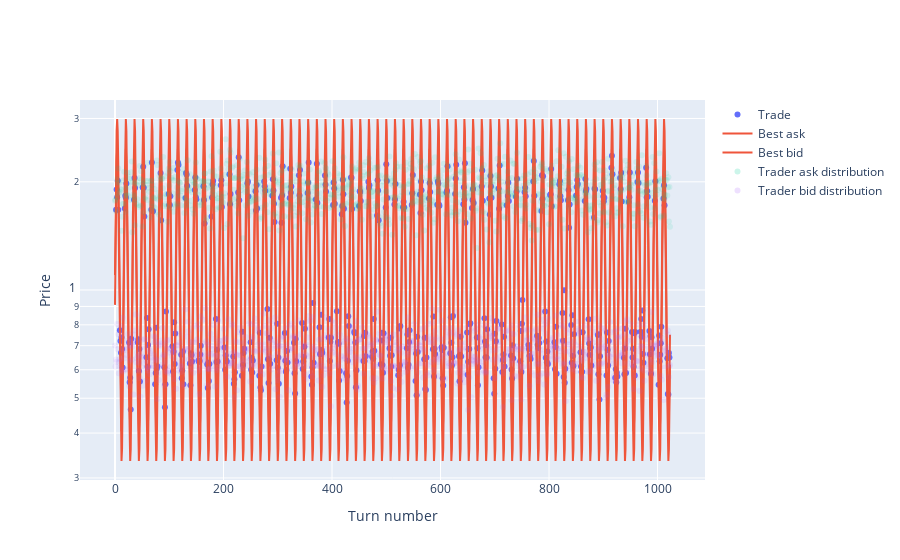

The notebook cell this image was saved under:
### Code cell
trades_plot(turn_results)

### Figure 1 — Plotly figure (JSON) as saved in the notebook; plotly's stock layout.template omitted (floating-point values rounded to 4 significant figures; data arrays with more than 128 entries replaced by an {"elided": "..."} marker saying what was removed)
{"data": [{"marker": {"color": "#636EFA"}, "mode": "markers", "name": "Trade", "type": "scatter", "x": {"elided": "567 int values"}, "y": {"elided": "567 float values"}}, {"marker": {"color": "#EF553B"}, "name": "Best ask", "type": "scatter", "y": {"elided": "1024 float values"}}, {"marker": {"color": "#EF553B"}, "name": "Best bid", "type": "scatter", "y": {"elided": "1024 float values"}}, {"marker": {"color": "#00CC96", "opacity": 0.1}, "mode": "markers", "name": "Trader ask distribution", "type": "scatter", "x": {"elided": "1024 int values"}, "y": {"elided": "1024 float values"}}, {"marker": {"color": "#AB63FA", "opacity": 0.1}, "mode": "markers", "name": "Trader bid distribution", "type": "scatter", "x": {"elided": "1024 int values"}, "y": {"elided": "1024 float values"}}], "layout": {"xaxis": {"title": {"text": "Turn number"}}, "yaxis": {"title": {"text": "Price"}, "type": "log"}}}
